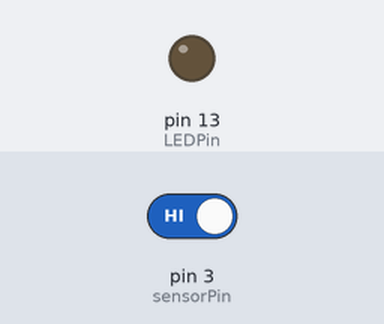
The sketch below on a simulated Arduino Uno, built with avr-gcc and run on an emulated ATmega328P. Parts: output pins drawn as LEDs (lit = HIGH). The inputs (shaded band) are chosen by the test bench; at power-on: pin 3 (sensorPin) HIGH.

Above: at 1.2 s.
1.3 s: pin 3 (sensorPin) driven LOW
At 2.3 s:
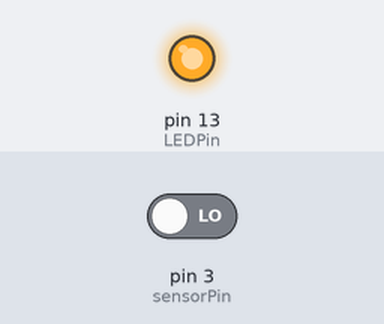
Timing chart, 0 to 4.3 s (numbered marks = the images above; inputs shaded):
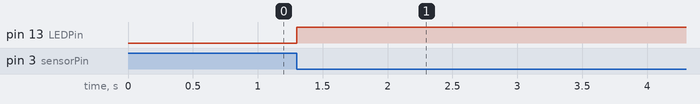

The sketch:

temp_1_dhtlib.ino
```cpp
#define sensorPin 3
#define LEDPin 13

// Variable to store the time when last event happened
unsigned long lastEvent = 0;
boolean LEDState = false;    // Variable to store the state of relay

void setup() {
	pinMode(LEDPin, OUTPUT);  // Set relay pin as an OUTPUT pin
	pinMode(sensorPin, INPUT);  // Set sensor pin as an INPUT
}

void loop() {
	// Read Sound sensor
	int sensorData = digitalRead(sensorPin);

	// If pin goes LOW, sound is detected
	if (sensorData == LOW) {

	// If 25ms have passed since last LOW state, it means that
	// the clap is detected and not due to any spurious sounds
	if (millis() - lastEvent > 25) {
		//toggle relay and set the output
		LEDState = !LEDState;
		digitalWrite(LEDPin, LEDState ? HIGH : LOW);
	}

	// Remember when last event happened
	lastEvent = millis();
	}
}
```

Measured:
- after the input at 1.3 s, pin 13 (LEDPin): LOW → HIGH at once
